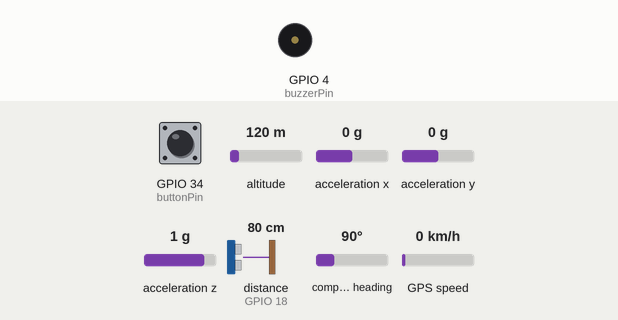
This sketch was run on a simulated ESP32. On the bench: buzzer (waves = sounding). Wiring (inferred from the names in the program): ultrasonic range finder: trigger GPIO 5; echo GPIO 18; MPU-6050 motion sensor at I2C address 0x68. The test bench sets the inputs (shaded band); at power-on: distance to the obstacle (sensor on GPIO 18) 80 cm, GPIO 34 (buttonPin) LOW, altitude 120 m, acceleration x 0 g, acceleration y 0 g, acceleration z 1 g, compass heading 90°, GPS speed 0 km/h. The echo pulse lasts 58.3 µs per cm; WiFi joins after 1.5 s; servers stay silent unless stated; uploads are accepted with an empty reply; the GPS gets a fix after 3 s at 37.7749, -122.4194 with 8 satellites.

Above: at 1.2 s.
1.3 s: distance to the obstacle (sensor on GPIO 18) set to 2 cm
4.8 s: distance to the obstacle (sensor on GPIO 18) set to 26 cm
At 4.96 s:
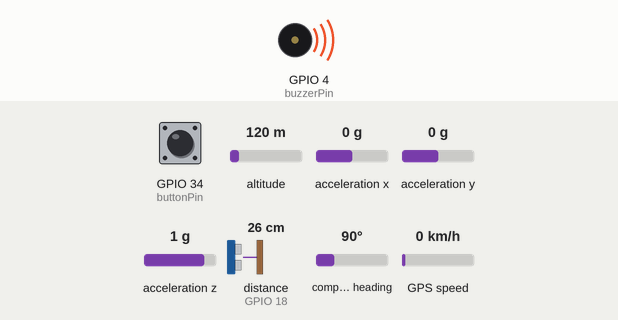
6.4 s: distance to the obstacle (sensor on GPIO 18) set to 33 cm
At 7.5 s:
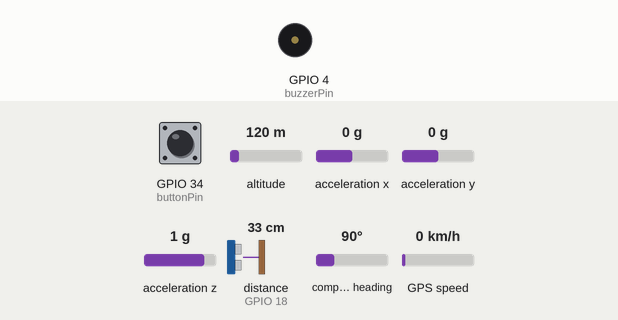
7.9 s: distance to the obstacle (sensor on GPIO 18) set to 4 cm
At 8.5 s:
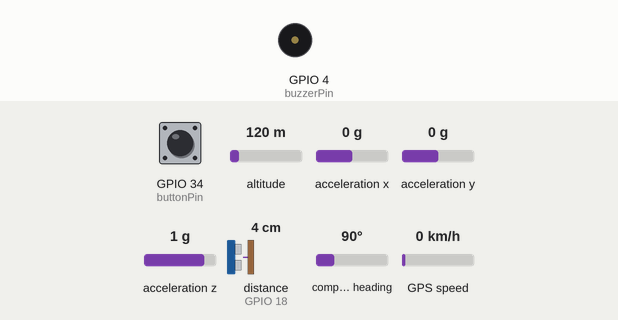
11.4 s: distance to the obstacle (sensor on GPIO 18) set to 23 cm
14.9 s: distance to the obstacle (sensor on GPIO 18) set to 29 cm
Timing chart, 0 to 17.9 s (numbered marks = the images above; inputs shaded):
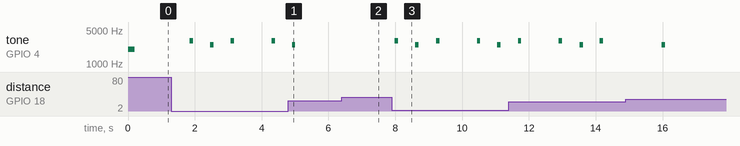

The sketch:

MEP_SmartCane_Template.ino
```cpp
#include <WiFi.h>
#include <HTTPClient.h>
#include <Wire.h>
#include <TinyGPSPlus.h>
#include <math.h>

// Wifi and Line
const char* ssid = "";
const char* password = "";

String lineToken = "";
String groupId   = "";

// Pins
const int buttonPin = 34;
const int buzzerPin = 4;
const int trigPin = 5;
const int echoPin = 18;

// Button variable
bool lastButtonState = LOW;
unsigned long lastButtonPress = 0;
const unsigned long buttonDebounce = 50;
const unsigned long buttonCooldown = 10000;

// MPU6050 variables
const int MPU_ADDR = 0x68;
float accelThreshold = 1.5;
unsigned long lastFallAlert = 0;
const unsigned long fallCooldown = 10000;

// GPS
TinyGPSPlus gps;
HardwareSerial gpsSerial(1);
bool gpsFixed = false;

// Ultrasonic variables
unsigned long lastBeepLevel1 = 0;
unsigned long lastBeepLevel2 = 0;
unsigned long lastBeepLevel3 = 0;
unsigned long lastBeepLevel4 = 0;
unsigned long lastDistanceCheck = 0;
unsigned long lastOutOfRangeBeep = 0;
const unsigned long distanceInterval = 500;

// Offline buffer
#define MAX_OFFLINE_MSG 10
String offlineMessages[MAX_OFFLINE_MSG];
int offlineCount = 0;
bool wasOffline = true;

// Util
String escapeJson(String str) {
  str.replace("\\", "\\\\");
  str.replace("\"", "\\\"");
  str.replace("\n", "\\n");
  str.replace("\r", "");
  return str;
}

// Line
void sendLineMessage(String message) {
  if (WiFi.status() != WL_CONNECTED) return;

  HTTPClient http;
  http.begin("https://api.line.me/v2/bot/message/push");
  http.addHeader("Content-Type", "application/json");
  http.addHeader("Authorization", "Bearer " + lineToken);

  String payload =
    "{\"to\":\"" + groupId +
    "\",\"messages\":[{\"type\":\"text\",\"text\":\"" +
    escapeJson(message) + "\"}]}";

  http.POST(payload);
  http.end();
}

void sendLineMessageSafe(String message) {
  if (WiFi.status() == WL_CONNECTED) {
    sendLineMessage(message);
  } else {
    if (offlineCount < MAX_OFFLINE_MSG) {
      offlineMessages[offlineCount++] = message;
    }
  }
}

void flushOfflineMessages() {
  if (WiFi.status() == WL_CONNECTED && offlineCount > 0) {
    sendLineMessage("Back Online – sending stored alerts");
    for (int i = 0; i < offlineCount; i++) {
      sendLineMessage(offlineMessages[i]);
      delay(300);
    }
    offlineCount = 0;
  }
}

// Alert with GPS
void sendAlertWithGPS(String prefix) {
  String message;
  if (gps.location.isValid()) {
    message = prefix + "\nhttps://maps.google.com/?q=" +
              String(gps.location.lat(), 6) + "," +
              String(gps.location.lng(), 6);
  } else {
    message = prefix + "\nLocation not available";
  }
  sendLineMessageSafe(message);
}

// Buzzer Settings
void beepBuzzer(int freq, int duration) {
  tone(buzzerPin, freq, duration);
}

// MPU6050 Settings
void setupMPU() {
  Wire.begin(21, 22);
  Wire.beginTransmission(MPU_ADDR);
  Wire.write(0x6B);
  Wire.write(0);
  Wire.endTransmission(true);
}

float readMPU() {
  int16_t AcX, AcY, AcZ;
  Wire.beginTransmission(MPU_ADDR);
  Wire.write(0x3B);
  Wire.endTransmission(false);
  Wire.requestFrom(MPU_ADDR, 6, true);

  AcX = Wire.read() << 8 | Wire.read();
  AcY = Wire.read() << 8 | Wire.read();
  AcZ = Wire.read() << 8 | Wire.read();

  float gX = AcX / 16384.0;
  float gY = AcY / 16384.0;
  float gZ = AcZ / 16384.0;
  return sqrt(gX * gX + gY * gY + gZ * gZ);
}

// Ultrasonic Settings
float readUltrasonicCM() {
  digitalWrite(trigPin, LOW);
  delayMicroseconds(2);
  digitalWrite(trigPin, HIGH);
  delayMicroseconds(10);
  digitalWrite(trigPin, LOW);
  long duration = pulseIn(echoPin, HIGH, 30000);
  return duration * 0.034 / 2.0;
}

// Setup
void setup() {
  Serial.begin(115200);

  pinMode(buttonPin, INPUT);
  pinMode(buzzerPin, OUTPUT);
  pinMode(trigPin, OUTPUT);
  pinMode(echoPin, INPUT);

  // Start wifi but no need to wait
  WiFi.begin(ssid, password);

  setupMPU();
  gpsSerial.begin(9600, SERIAL_8N1, 16, 17);

  // Power on beep
  beepBuzzer(2000, 200);
}

// Loop
void loop() {
  unsigned long currentMillis = millis();

  // Wifi Connect
  static unsigned long lastWifiAttempt = 0;
  if (WiFi.status() != WL_CONNECTED) {
    if (millis() - lastWifiAttempt > 5000) {
      WiFi.begin(ssid, password);
      lastWifiAttempt = millis();
    }
  }

  // Wifi state change
  if (WiFi.status() == WL_CONNECTED) {
    if (wasOffline) {
      sendLineMessage("Smart Cane Online!");
      flushOfflineMessages();
      wasOffline = false;
    }
  } else {
    wasOffline = true;
  }

  // GPS
  while (gpsSerial.available()) gps.encode(gpsSerial.read());
  if (gps.location.isValid() && !gpsFixed) {
    gpsFixed = true;
    beepBuzzer(3000, 200);
  }

  // Button
  bool reading = digitalRead(buttonPin);
  if (reading == HIGH && lastButtonState == LOW &&
      (currentMillis - lastButtonPress > buttonDebounce) &&
      (currentMillis - lastButtonPress > buttonCooldown)) {

    beepBuzzer(2500, 150);
    sendAlertWithGPS("Emergency Button Pressed!");
    lastButtonPress = currentMillis;
  }
  lastButtonState = reading;

  // Fall detection
  float totalG = readMPU();
  if (totalG > accelThreshold &&
      currentMillis - lastFallAlert > fallCooldown) {

    lastFallAlert = currentMillis;
    beepBuzzer(1500, 300);
    sendAlertWithGPS("Fall Detected! G=" + String(totalG, 2));
  }

  // Obstacle Detection
  if (millis() - lastDistanceCheck >= distanceInterval) {
    lastDistanceCheck = millis();
    float distanceCM = readUltrasonicCM();

    if (distanceCM <= 0 || distanceCM > 400 || isnan(distanceCM)) {
      if (millis() - lastOutOfRangeBeep > 500) {
        beepBuzzer(2000, 100);
        lastOutOfRangeBeep = millis();
      }
    }
    else if (distanceCM < 25 && millis() - lastBeepLevel4 > 1000) {
      beepBuzzer(3000, 100);
      lastBeepLevel4 = millis();
    }
    else if (distanceCM < 30 && millis() - lastBeepLevel3 > 2000) {
      beepBuzzer(2500, 100);
      lastBeepLevel3 = millis();
    }
    else if (distanceCM < 60){
    }
    else if (millis() - lastBeepLevel1 > 5000) {
      beepBuzzer(1500, 100);
      lastBeepLevel1 = millis();
    }
  }

  delay(200);
}
```

Measured:
- the behaviour switches between 30 and 31 cm on distance to the obstacle (sensor on GPIO 18) (found by bisection; images 1 and 2)
- after the input at 4.8 s, tone on GPIO 4 (buzzerPin): goes on until 5.0 s, then stays silent
- after the input at 6.4 s, tone on GPIO 4 (buzzerPin): stays silent (without the input it goes to 2500 Hz after 0.98 s)
- after the input at 7.9 s, tone on GPIO 4 (buzzerPin): plays 3000 Hz for 0.10 s, 2500 Hz for 0.10 s, 3000 Hz for 0.10 s, 3000 Hz for 0.10 s, 2500 Hz for 0.10 s, starting after 0.09 s
- by itself, tone on GPIO 4 (buzzerPin): plays 3000 Hz for 0.10 s, 2500 Hz for 0.10 s, 3000 Hz for 0.10 s, 3000 Hz for 0.10 s
